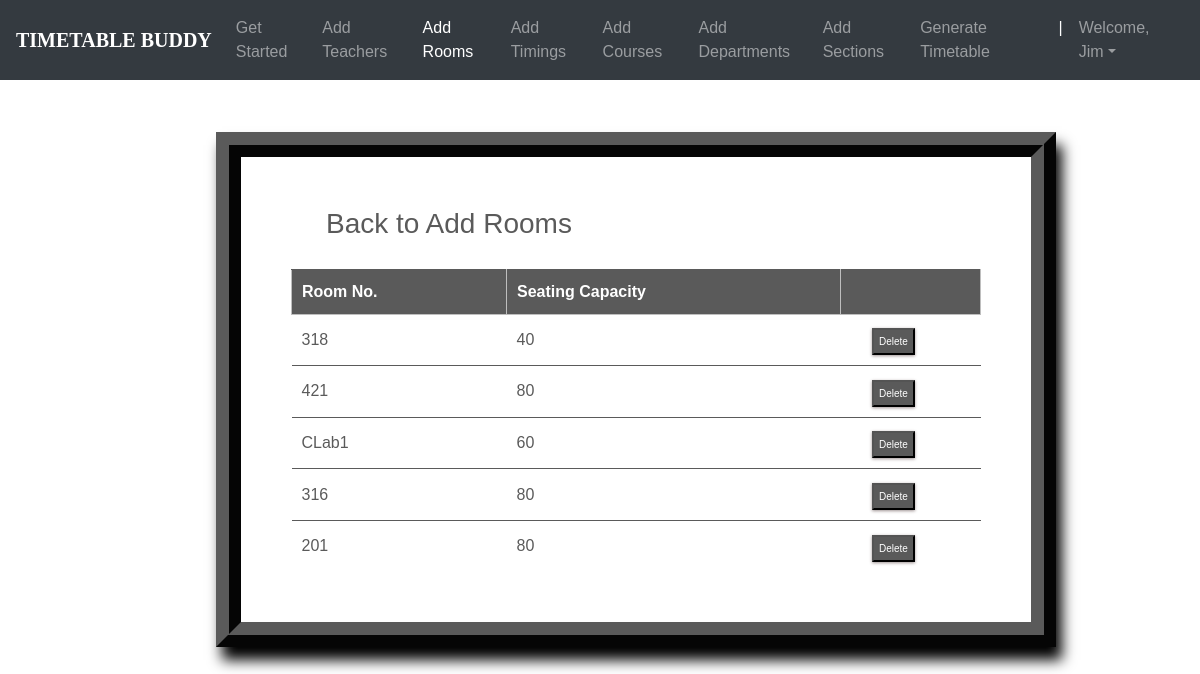
The page /rooms_list/ (signed in) on the database its author committed.
### ttgen/models.py (models this page shows, shortened)
class Room(models.Model):
    r_number = models.CharField(max_length=6)
    seating_capacity = models.IntegerField(default=0)

### ttgen/views.py (the view)
# urls.py: path('rooms_list/', views.room_list, name='editrooms'),
@login_required
def room_list(request):
    context = {
        'rooms': Room.objects.all()
    }
    return render(request, 'roomslist.html', context)

### templates/roomslist.html (shortened to what this page needs)
<!DOCTYPE html>
<html lang="en">
<head>
	<link rel="stylesheet" href="https://maxcdn.bootstrapcdn.com/bootstrap/4.0.0/css/bootstrap.min.css">
    <link rel="stylesheet" type="text/css" href="static/css/index.css">
</head>
<body>
        <header>
			<nav class="navbar navbar-expand-md navbar-dark fixed-top bg-dark">
                <a class="navbar-brand" href="#"><b>TIMETABLE BUDDY</b></a>
                <div class="collapse navbar-collapse" id="navbarCollapse">
                    <ul class="navbar-nav ml-auto">
                    <li class="nav-item">
                        <a class="nav-link" href="{% url 'admindash' %}">Get Started</a>
                    </li>
                    <li class="nav-item">
                        <a class="nav-link" href="{% url 'addInstructors' %}">Add Teachers</a>
                    </li>
                    <li class="nav-item active">
                        <a class="nav-link" href="{% url 'addRooms' %}">Add Rooms</a>
                    </li>
                    <li class="nav-item">
		                <a class="nav-link" href="{% url 'addTimings' %}">Add Timings</a>
		            </li>
                    <li class="nav-item">
                        <a class="nav-link" href="{% url 'addCourses' %}">Add Courses</a>
                    </li>
                    <li class="nav-item">
			            <a class="nav-link" href="{% url 'addDepts' %}">Add Departments</a>
		            </li>
                    <li class="nav-item">
			            <a class="nav-link" href="{% url 'addSections' %}">Add Sections</a>
		            </li>
                    <li class="nav-item">
			            <a class="nav-link" href="{% url 'generate' %}">Generate Timetable</a>
		            </li>
                    <li class="nav-item active">
			            <a class="nav-link">|</a>
		            </li>
                    <li class="nav-item dropdown">
		                <a class="nav-link dropdown-toggle" href="#" id="dropdown03" data-toggle="dropdown" aria-haspopup="true" aria-expanded="false">Welcome, {{ user.first_name }}</a>
		            </li>
                    </ul>
                </div>
            </nav>
        </header>
        {% block content %}
        {% load static %}
        <br>
        <br>
<fieldset class="fieldset">
    <a href="{% url 'addRooms'%}"><h1 class="tablink" onclick="openPage('new')" id="defaultOpen">Back to Add Rooms</h1></a>
    <div class="tabcontent" id="edit">
        <table class="table1">
            <thead>
            <tr class="table-headers">
            <th>Room No.</th>
            <th>Seating Capacity</th>
            <th  class="empty"></th>
            </tr>
            </thead>
            <tbody>
            {% for rm in rooms %}
            <tr>
             <td>{{rm.r_number}}</td>
             <td>{{rm.seating_capacity}}</td>
             <td class="empty">
                <form action="{% url 'deleteroom' rm.id %}" method="post">
                        <input type="submit" value="Delete" class="cross">
                </form>
             </td>
             </tr>
            {% endfor %}
            </tbody>
        </table>
    </div>
</fieldset>
{% endblock %}

### static/css/index.css (style rules this page uses)
body { padding-top: 3rem; padding-bottom: 3rem; color: #5a5a5a; font-family: 'Poppins', sans-serif; overflow-x: hidden; }
nav { font-family: sans-serif; }
.navbar-brand { font-size: 20px; font-family: Georgia, 'Times New Roman', Times, serif; }

### templates/roomslist.html (style rules this page uses)
nav { font-family: sans-serif; }
.navbar-brand { font-size: 20px; font-family: Georgia, 'Times New Roman', Times, serif; }
* { margin: 0; padding: 0; box-sizing: border-box; }
html { scroll-behavior: smooth; }
a { text-decoration:none; }
form { margin-top: 3%; margin-left: 18%; margin-right: 12%; }
fieldset h1 { color: #5a5a5a; padding-bottom: 20px; margin-left: 35px; display: inline-block; cursor: pointer; font-size: 28px; }
fieldset input { padding:8px; color: #938c8c }
.table2 td, th { border: 1px solid rgb(190,190,190); padding: 10px 20px; }
.table1 { width: 100%; border-collapse: collapse; text-align: left; overflow: hidden; }
.table1 td, th { border-top: 1px solid #5a5a5a; padding: 10px; }
.table1 th { background-color: #5a5a5a; color: #fff; }
.cross { font-size:10px; box-shadow: 0px 1px 3px 0px #9e9292; padding: 4px 5px; color: #fff; background-color: #5a5a5a; cursor: pointer; }
.fieldset { margin-top: 3%; margin-left: 18%; margin-right: 12%; padding: 50px; border-width: 25px; border-style: ridge; border-color: #5a5a5a; box-shadow: 6px 13px 13px 0px black; background-color: #fff; }

### rows shown on the page
Room: r_number "318", seating_capacity "40"
Room: r_number "421", seating_capacity "80"
Room: r_number "CLab1", seating_capacity "60"
Room: r_number "316", seating_capacity "80"
Room: r_number "201", seating_capacity "80"

### other values the page prints
{{ user.first_name }} "Jim"
